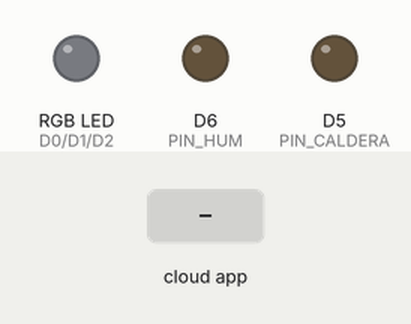
Recording of a sketch running on a simulated ESP8266 (NodeMCU). On the bench: an RGB LED mixed from three pins (HIGH = lit), output pins drawn as LEDs (lit = HIGH). Inputs (shaded band) come from the test bench. Dim RGB values are drawn brighter than linear.

Above: at 1.2 s.
1.3 s: the phone or cloud app sets encendido to 1
At 1.46 s:
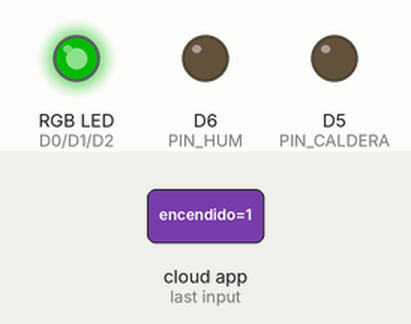
4.3 s: the phone or cloud app sets humedad_deseada to 1
At 5.1 s:
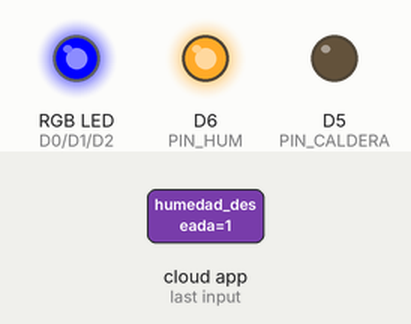
5.8 s: the phone or cloud app sets temperatura_deseada to 1
At 6.2 s:
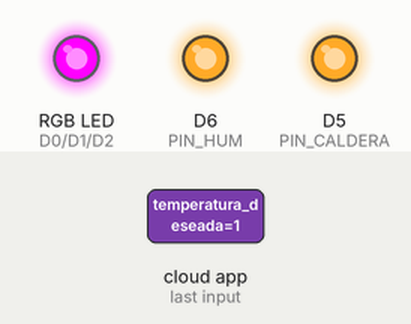
10.3 s: the phone or cloud app sets encendido to 0
At 10.8 s:
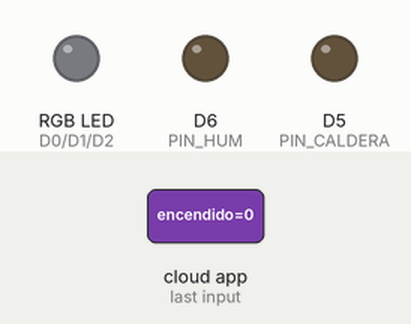
Timing chart, 0 to 12.8 s (numbered marks = the images above; inputs shaded):
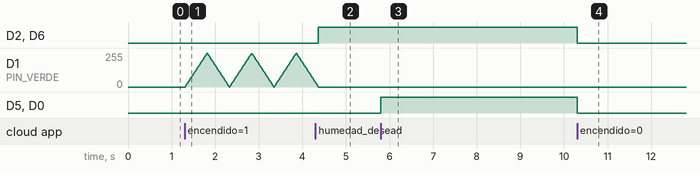

The sketch:

termostato.ino
```cpp
#define _DEBUG_
#include <ESP8266WiFi.h>
#include <ThingerWifi.h>
#include <string.h>
#include <stdlib.h>

#define USERNAME "usuario"
#define DEVICE_ID "id_dispositivo"
#define DEVICE_CREDENTIAL "credenciales"
#define SSID "wifi_ssid"
#define SSID_PASSWORD "wifi_password"

#define PIN_CALDERA D5
#define PIN_HUM D6
#define PIN_ROJO D0
#define PIN_VERDE D1
#define PIN_AZUL D2

ThingerWifi thing(USERNAME, DEVICE_ID, DEVICE_CREDENTIAL);

float temperatura;
int humedad;
int presion;
float t_deseada;
int h_deseada;
int histeresis_temp;
int histeresis_hum;
boolean estado_caldera = false;
boolean estado_humidificador = false;
boolean estado = false;
boolean activar_twitter = false;
boolean activar_geo = false;

const char twitter_user[] = "evajurado_";

char salida[100] = "";

void setup() {
  pinMode(PIN_CALDERA, OUTPUT);
  pinMode(PIN_HUM, OUTPUT);
  pinMode(PIN_ROJO, OUTPUT);
  pinMode(PIN_VERDE, OUTPUT);
  pinMode(PIN_AZUL, OUTPUT);
  Serial.begin(9600);

  thing.add_wifi(SSID, SSID_PASSWORD);

  thing["sensor"] << [](pson& in){
    Serial.println("Dato recibido");
    temperatura = in["temperatura"];
    humedad = in["humedad"];
    presion = in["presion"];
    thing.stream(thing["medidas_recibidas"]);
  };

  thing["medidas_recibidas"] >> [](pson& out){
    out["temperatura"] = temperatura;
    out["humedad"] = humedad;
    out["presion"] = presion;
  };

  thing["temperatura_deseada"] << inputValue(t_deseada);
  thing["humedad_deseada"] << inputValue(h_deseada);
  thing["histeresis_temperatura"] << inputValue(histeresis_temp);
  thing["histeresis_humedad"] << inputValue(histeresis_hum);

  thing["prediccion"] << [](pson& in){
    int pred_temp = (int)in["temperatura"];
    int pred_hum = (int)in["humedad"];
    const char *pred_viento = (const char *)in["viento"];
    Serial.println("PREDICCION");
    sprintf(salida, "Temperatura = %dC  Humedad = %d  Viento = %s", pred_temp, pred_hum, pred_viento);
    Serial.println(salida);
    thing.stream(thing["prediccion_thinger"]);
  };

  thing["prediccion_thinger"] >> outputValue((const char *)salida);

  thing["twitter"] << [](pson& in){

      const char *usuario = in["usuario"];
      const char *texto = in["texto"];
      Serial.println("TWITTER");
      Serial.println(usuario);
      Serial.println(texto);

  if(activar_twitter){
      if(!strcmp(usuario, twitter_user)){
        char *pos_temp;
        Serial.println("Usuario autorizado");

        pos_temp = strstr(texto, " T ");
        t_deseada = atoi(pos_temp + 3);
        Serial.println(t_deseada);

        pos_temp = strstr(texto, " H ");
        h_deseada = atoi(pos_temp + 3);
        Serial.println(h_deseada);

        pson mensaje;
        mensaje["value1"] = "@evajurado_ Termostato configurado";
        thing.call_endpoint("responder_tweet", mensaje);
      }
      else {
        char aux[140] = "@";
        strcat(aux, usuario);
        strcat(aux, " No eres bienvenido :P");
        Serial.println(aux);
        pson mensaje;
        mensaje["value1"] = (const char *)aux;
        thing.call_endpoint("responder_tweet", mensaje);
      }
    }
    else{
      char aux[140] = "@";
      strcat(aux, usuario);
      strcat(aux, " Servicio desactivado");
      Serial.println(aux);
      pson mensaje;
      mensaje["value1"] = (const char *)aux;
      thing.call_endpoint("responder_tweet", mensaje);
    }
  };

  thing["encendido"] << inputValue(estado);
  thing["activar_twitter"] << inputValue(activar_twitter);
  thing["activar_geo"] << inputValue(activar_geo);

  thing["localizacion"] << [](pson& in){
    if(activar_geo){
      if(!strcmp((const char *)in["pos"], "entered"))
        estado = true;
      if(!strcmp((const char *)in["pos"], "exited"))
        estado = false;
    }
  };

  thing["estado_caldera"] >> [](pson& out){
    const char enc[] = "Encendida";
    const char apa[] = "Apagada";

    if(estado_caldera && estado)
      out = enc;
    else
      out = apa;
  };

  thing["estado_hum"] >> [](pson& out){
    const char enc[] = "Encendido";
    const char apa[] = "Apagado";

    if(estado_humidificador && estado)
      out = enc;
    else
      out = apa;
  };
}

void loop() {
  thing.handle();
  //Control caldera
  if(estado){
    if (temperatura < t_deseada - (float)histeresis_temp){
      estado_caldera = true;
    }
    if (temperatura > t_deseada + (float)histeresis_temp){
      estado_caldera = false;
    }
    //Control humidificador
    if (humedad < h_deseada - histeresis_hum){
      estado_humidificador = true;
    }
    if (humedad > h_deseada + histeresis_hum){
      estado_humidificador = false;
    }
    digitalWrite(PIN_CALDERA, estado_caldera);
    digitalWrite(PIN_HUM, estado_humidificador);
    //Control led estado
    if(estado_caldera){
      digitalWrite(PIN_ROJO, HIGH);
      digitalWrite(PIN_VERDE, LOW);
    }
    else
      digitalWrite(PIN_ROJO, LOW);
    if(estado_humidificador){
      digitalWrite(PIN_AZUL, HIGH);
      digitalWrite(PIN_VERDE, LOW);
    }
    else
      digitalWrite(PIN_AZUL, LOW);
    if(!estado_caldera && !estado_humidificador){
      digitalWrite(PIN_ROJO, LOW);
      digitalWrite(PIN_AZUL, LOW);
      for(int i = 0; i < 255; i+=5){
        analogWrite(PIN_VERDE, i);
        delay(10);
      }
      for(int i = 255; i > 0; i-=5){
        analogWrite(PIN_VERDE, i);
        delay(10);
      }
    }
  }
  else {
      digitalWrite(PIN_CALDERA, LOW);
      digitalWrite(PIN_HUM, LOW);
      digitalWrite(PIN_ROJO, LOW);
      digitalWrite(PIN_VERDE, LOW);
      digitalWrite(PIN_AZUL, LOW);
  }
}
```

Measured:
- after the input at 4.3 s, D2 (PIN_AZUL), D6 (PIN_HUM): LOW → HIGH after 0.07 s; D1 (PIN_VERDE): goes on until 4.4 s, then stays 0/255
- after the input at 5.8 s, D5 (PIN_CALDERA), D0 (PIN_ROJO): LOW → HIGH at once
- after the input at 10.3 s, D2 (PIN_AZUL), D6 (PIN_HUM), D5 (PIN_CALDERA), D0 (PIN_ROJO): HIGH → LOW at once
